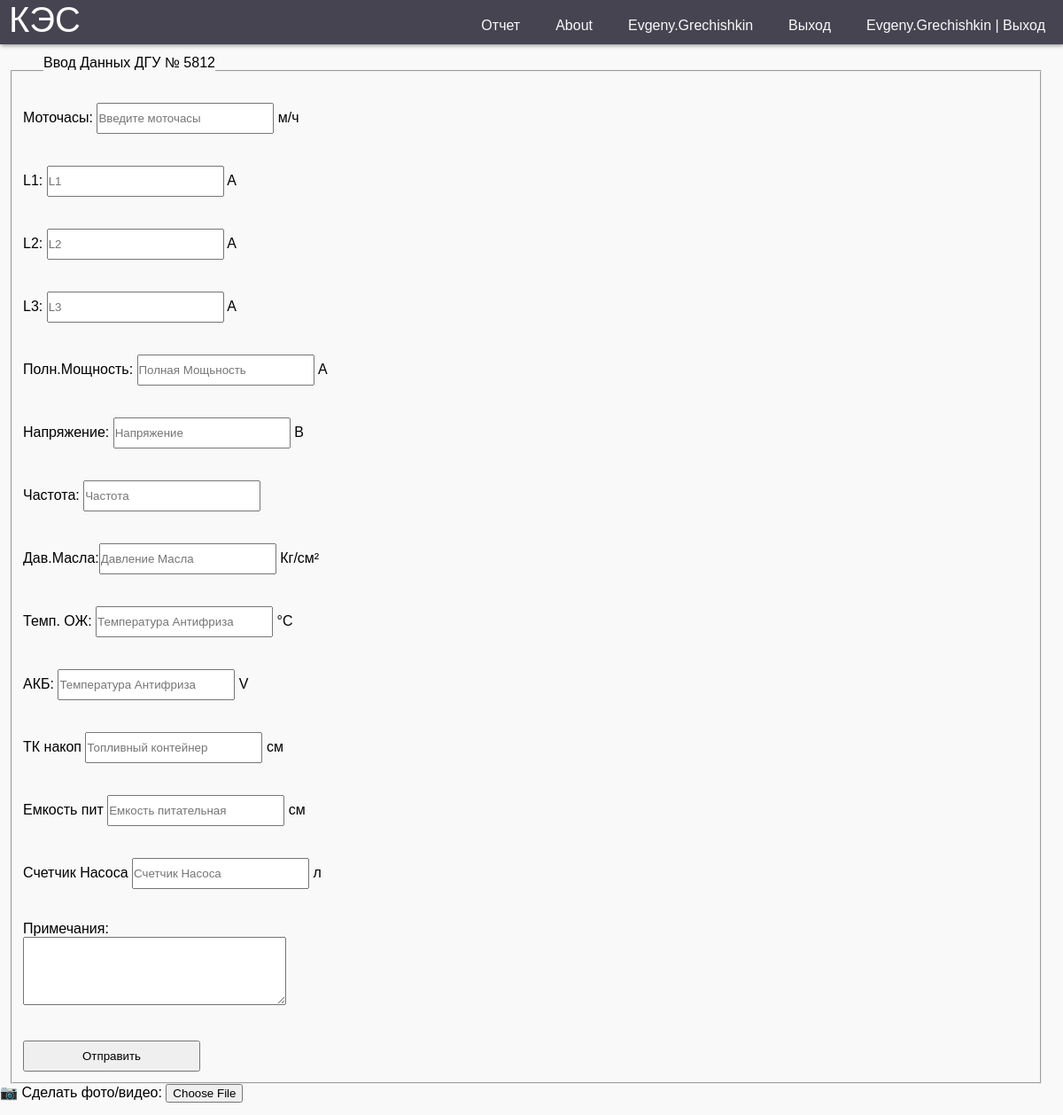
The page /create_report/14/ (signed in) on the database as committed earlier.
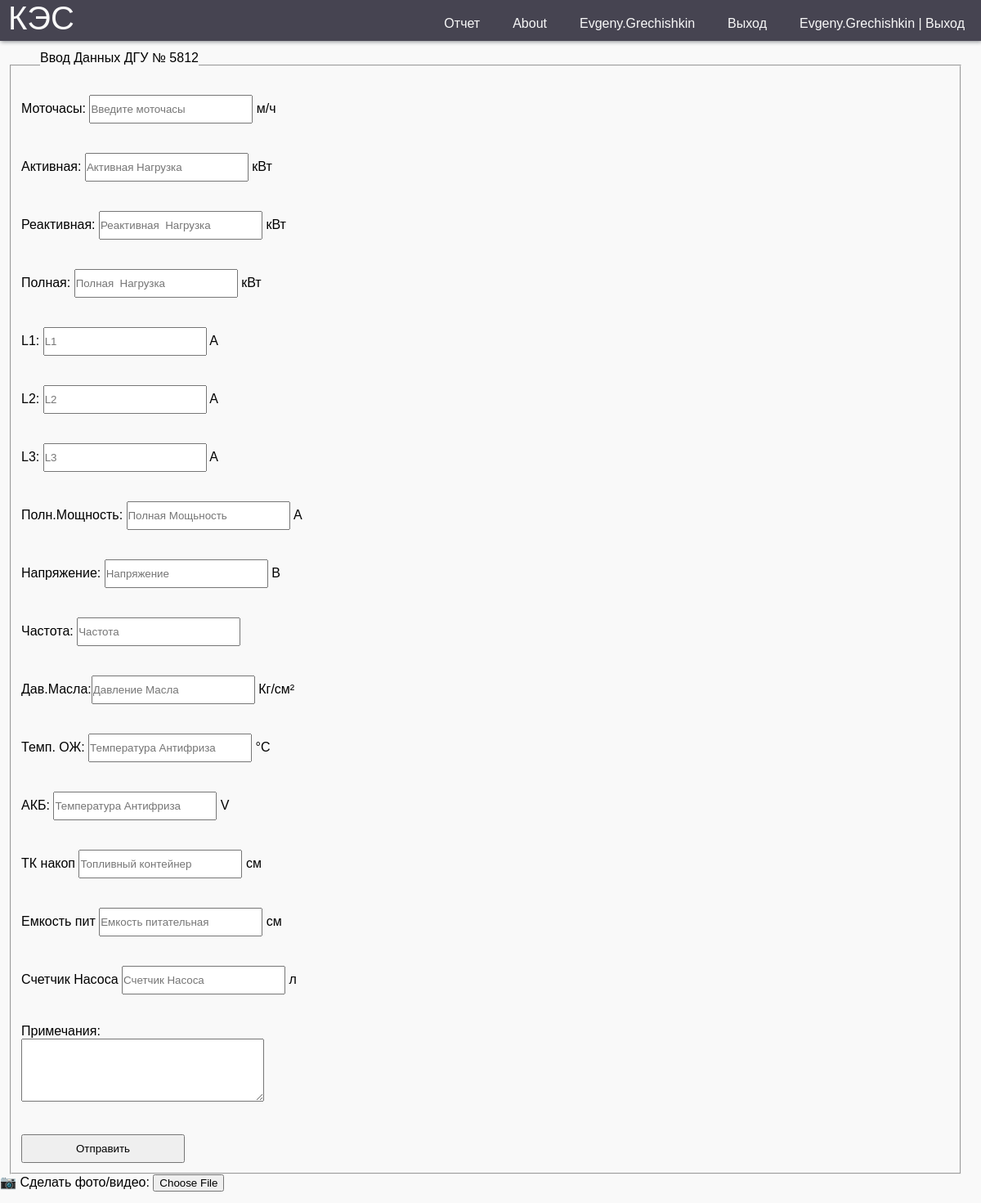
The same page on the database as committed later.
### report/views.py (the view)
# urls.py: path("create_report/<int:id>/", create_report, name='create_report'),
@login_required
def create_report(request, id):
    dgu_name = CreateDGU.objects.get(id=id)
    name = dgu_name.name
    def chec_zpt(text):
        return text.replace(',', '.') if ',' in text else text
    try:
        lct = dgu_name.location.id
        alter = dgu_name.alternator.hours_alternator
        if request.method == "POST":
            report = ReportDGU()
            report.dgu_id = id
            report.author = request.user
            mot_hours = float(chec_zpt(request.POST.get("narabotka")))
            report.narabotka = str(mot_hours)
            nar = mot_hours - dgu_name.hours
            report.nar = str(nar)
            dgu_name.alternator.hours_alternator = dgu_name.alternator.hours_alternator + nar
            dgu_name.alternator.save(update_fields=["hours_alternator"])
            dgu_name.dvs.engine_hours = dgu_name.dvs.engine_hours + nar
            dgu_name.dvs.save(update_fields=["engine_hours"])
            dgu_name.hours = mot_hours
            dgu_name.save(update_fields=["hours"])
            report.nagruzka = request.POST.get("nagruzka")
            report.active = request.POST.get("active")
            report.reactive = request.POST.get("reactive")
            report.full_load = request.POST.get("full_load")
            report.l1 = request.POST.get("l1")
            report.l2 = request.POST.get("l2")
            report.l3 = request.POST.get("l3")
            report.total_power = request.POST.get("total_power")
            report.voltage = request.POST.get("voltage")
            report.frequency = request.POST.get("frequency")
            report.dmasla = chec_zpt(request.POST.get("dmasla"))
            report.tc = chec_zpt(request.POST.get("tc"))
            report.akb = chec_zpt(request.POST.get("akb"))
            report.emkost_nak = dgu_name.emkost_nak
            report.emkost_nak_pok = request.POST.get("emkost_nak")
            report.emkost_pit = dgu_name.emkost_pit
            report.emkost_pit_pok = request.POST.get("emkost_pit")
            report.pump_meter = dgu_name.pump_meter
            report.pump_meter_pok = request.POST.get("pump_meter")
            report.mercury_pok = request.POST.get("mercury")
            report.title = request.POST.get("title")
            report.save()
            return HttpResponseRedirect(f"/area/{lct}")
        else:
            return render(request, "create_report.html", {"name": name, 'lct': lct, "dgu_name": dgu_name, "alter": alter,})
    except Exception as exc:
        iskl = exc.__class__.__name__
        return render(request, "create_report.html", {"name": name, 'iskl': iskl})

### report/templates/create_report.html (shortened to what this page needs)
{% extends 'base.html' %}
{% block content %}
<main>
	<form method="POST">
			<fieldset>
				<legend>Ввод Данных ДГУ № {{name}}  <p>{{ iskl }} </p> <br></legend>
				<br>
				<p>Моточасы: <input type="text" name = "narabotka" placeholder = "Введите моточасы"> м/ч </p><br> <br>
				{% if dgu_name.active %}
					<p>Активная: <input type="text" name = "active" placeholder = "Активная Нагрузка"> кВт</p> <br> <br>
				{% endif %}
				{% if dgu_name.reactive %}
					<p>Реактивная: <input type =  "text" name = "reactive" placeholder = "Реактивная  Нагрузка"> кВт</p> <br> <br>
				{% endif %}
				{% if dgu_name.full_load %}
					<p>Полная: <input type =  "text" name = "full_load" placeholder = "Полная  Нагрузка"> кВт</p> <br> <br>
				{% endif %}
				{% if dgu_name.l1 %}
				<p>L1:       <input type =  "text" name = "l1" placeholder = "L1"> A</p><br> <br>
				{% endif %}
				{% if dgu_name.l2 %}
				<p>L2:       <input type =  "text" name = "l2" placeholder = "L2"> A</p><br> <br>
				{% endif %}
				{% if dgu_name.l3 %}
					<p>L3:       <input type =  "text" name = "l3" placeholder = "L3"> A</p><br> <br>
				{% endif %}
				{% if dgu_name.total_power %}
					<p>Полн.Мощность:       <input type =  "text" name = "total_power" placeholder = "Полная Мощьность"> A</p><br> <br>
				{% endif %}
				{% if dgu_name.voltage %}
					<p>Напряжение:       <input type =  "text" name = "voltage" placeholder = "Напряжение"> В</p><br> <br>
				{% endif %}
				{% if dgu_name.frequency %}
					<p>Частота:       <input type =  "text" name = "frequency" placeholder = "Частота"> </p><br> <br>
				{% endif %}
				{% if dgu_name.dmasla %}
				<p>Дав.Масла:<input type =  "text" name = "dmasla" placeholder = "Давление Масла"> Кг/см²</p><br> <br>
				{% endif %}
				{% if dgu_name.tog %}
					<p>Темп. ОЖ: <input type="text" name="tc" placeholder = "Температура Антифриза"> °C</p><br> <br>
				{% endif %}
				{% if dgu_name.akb %}
					<p>АКБ: <input type="text" name="akb" placeholder = "Температура Антифриза"> V</p><br> <br>
				{% endif %}
				{% if dgu_name.tk_nak %}
					<p>ТК накоп {{ emkost_nak.number }} <input type="text" name="emkost_nak" placeholder = "Топливный контейнер"> см</p><br> <br>
				{% endif %}
				{% if dgu_name.emk_pit %}
					<p>Емкость пит <input type="text" name="emkost_pit" placeholder = "Емкость питательная"> см</p><br> <br>
				{% endif %}
				{% if dgu_name.pump_m %}
					<p>Счетчик Насоса <input type="text" name="pump_meter" placeholder = "Счетчик Насоса"> л</p><br> <br>
				{% endif %}
				<p>Примечания:</p><p><textarea  name="title" rows="5" cols="35"> </textarea></p><br> <br>
				<input type = "submit" name = "submit" value = "Отправить">
			</fieldset>
		</form>
        <p>
	        <label for="ffile">📷 Сделать фото/видео:</label>
	        <input type="file" id="ffile" capture="user" accept="audio/*, video/*" style="color:transparent;" onchange="this.style.color = 'black';"/>
        </p>
</main>
{% endblock %}

Rows that differ between the two databases and show on the page:
changed CreateDGU: active False → True (drawn); reactive False → True (drawn); full_load False → True (drawn)
Other text that changed with them:
text now shown: "Активная: кВт Реактивная: кВт Полная: кВт"
